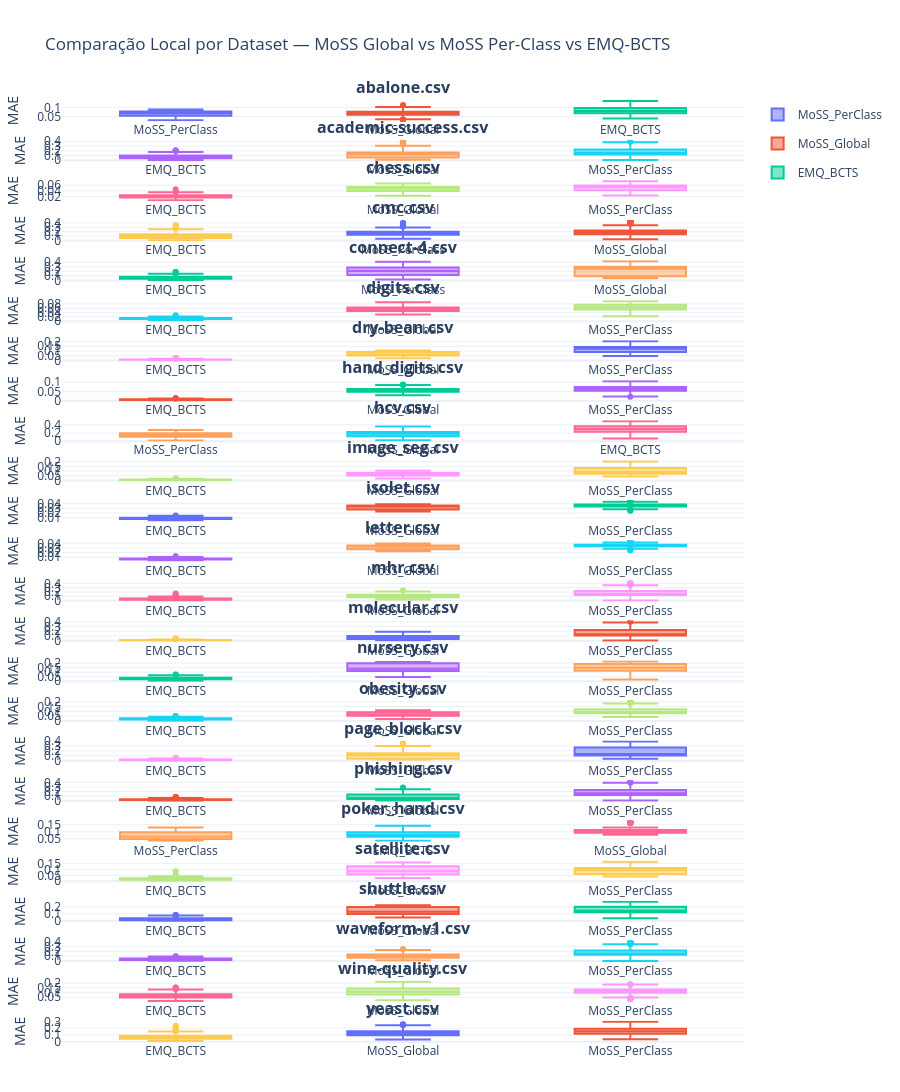

Write notebook code for a chart like this one.
### Code cell
import pandas as pd
import plotly.graph_objects as go
from plotly.subplots import make_subplots
import os

# ============================================================
# 1. Carregar os dados
# ============================================================

CSV_GLOBAL = os.path.join("..", "exp_011", "m_30_bcts.csv")
CSV_PERCLASS = "m_30_bcts_perclass.csv"

df_global = pd.read_csv(CSV_GLOBAL)
df_perclass = pd.read_csv(CSV_PERCLASS)

# ============================================================
# 2. Normalizar nomes dos modelos
# ============================================================

df_global = df_global.copy()
df_global["modelo"] = df_global["modelo"].apply(
    lambda x: "MoSS_Global" if x.startswith("MoSS_") else x
)

df_perclass = df_perclass.copy()
df_perclass["modelo"] = df_perclass["modelo"].apply(
    lambda x: "MoSS_PerClass" if x.startswith("MoSS_") else x
)

# ============================================================
# 3. Manter EMQ_BCTS apenas uma vez
# ============================================================

df_emq = df_global[df_global["modelo"] == "EMQ_BCTS"]

df_global = df_global[df_global["modelo"] != "EMQ_BCTS"]
df_perclass = df_perclass[df_perclass["modelo"] != "EMQ_BCTS"]

# ============================================================
# 4. Concatenar tudo
# ============================================================

df = pd.concat(
    [df_global, df_perclass, df_emq],
    ignore_index=True
)

# ============================================================
# 5. CONTAGEM DE VITÓRIAS (GLOBAL vs PER-CLASS)
# ============================================================

wins = {"MoSS_Global": 0, "MoSS_PerClass": 0, "Empate": 0}

for ds in df["dataset"].unique():
    df_ds = df[df["dataset"] == ds]

    med_global = df_ds[df_ds["modelo"] == "MoSS_Global"]["erro"].median()
    med_percls = df_ds[df_ds["modelo"] == "MoSS_PerClass"]["erro"].median()

    if med_global < med_percls:
        wins["MoSS_Global"] += 1
    elif med_percls < med_global:
        wins["MoSS_PerClass"] += 1
    else:
        wins["Empate"] += 1

wins_df = pd.DataFrame.from_dict(
    wins, orient="index", columns=["Vitórias"]
)

# ============================================================
# 6. RANKING FINAL (GLOBAL × PER-CLASS × EMQ)
# ============================================================

ranking = (
    df.groupby("modelo")["erro"]
    .median()
    .sort_values()
    .reset_index()
)

ranking.columns = ["Modelo", "Mediana MAE"]

# ============================================================
# 7. Plotagem (igual ao seu)
# ============================================================

datasets = df["dataset"].unique()
n_datasets = len(datasets)

fig = make_subplots(
    rows=n_datasets,
    cols=1,
    subplot_titles=[f"<b>{ds}</b>" for ds in datasets],
    vertical_spacing=0.02
)

for i, ds in enumerate(datasets, start=1):
    df_ds = df[df["dataset"] == ds].copy()

    ordem_local = (
        df_ds.groupby("modelo")["erro"]
        .median()
        .sort_values()
        .index
        .tolist()
    )

    for modelo in ordem_local:
        df_mod = df_ds[df_ds["modelo"] == modelo]

        fig.add_trace(
            go.Box(
                y=df_mod["erro"],
                name=modelo,
                boxpoints="outliers",
                legendgroup=modelo,
                showlegend=(i == 1)
            ),
            row=i,
            col=1
        )

# ============================================================
# 8. Estética final
# ============================================================

fig.update_layout(
    height=n_datasets * 400,
    template="plotly_white",
    title_text="Comparação Local por Dataset — MoSS Global vs MoSS Per-Class vs EMQ-BCTS",
    margin=dict(t=100, b=50, l=50, r=50),
    showlegend=True
)

fig.update_yaxes(title_text="MAE")
fig.update_xaxes(showgrid=False)

fig.write_html("comparacao_global_vs_perclass.html")
fig.show()

# ============================================================
# 9. RELATÓRIO FINAL (texto + tabelas)
# ============================================================

print("\n🏆 CONTAGEM DE VITÓRIAS (por dataset)")
print(wins_df)

print("\n📊 RANKING FINAL (mediana global do MAE)")
print(ranking)

### Figure 1 — Plotly figure (JSON) as saved in the notebook; plotly's stock layout.template omitted (floating-point values rounded to 4 significant figures; data arrays with more than 128 entries replaced by an {"elided": "..."} marker saying what was removed)
{"data": [{"boxpoints": "outliers", "legendgroup": "MoSS_PerClass", "name": "MoSS_PerClass", "showlegend": true, "type": "box", "xaxis": "x", "y": {"elided": "300 float values"}, "yaxis": "y"}, {"boxpoints": "outliers", "legendgroup": "MoSS_Global", "name": "MoSS_Global", "showlegend": true, "type": "box", "xaxis": "x", "y": {"elided": "300 float values"}, "yaxis": "y"}, {"boxpoints": "outliers", "legendgroup": "EMQ_BCTS", "name": "EMQ_BCTS", "showlegend": true, "type": "box", "xaxis": "x", "y": {"elided": "300 float values"}, "yaxis": "y"}, {"boxpoints": "outliers", "legendgroup": "EMQ_BCTS", "name": "EMQ_BCTS", "showlegend": false, "type": "box", "xaxis": "x2", "y": {"elided": "300 float values"}, "yaxis": "y2"}, {"boxpoints": "outliers", "legendgroup": "MoSS_Global", "name": "MoSS_Global", "showlegend": false, "type": "box", "xaxis": "x2", "y": {"elided": "300 float values"}, "yaxis": "y2"}, {"boxpoints": "outliers", "legendgroup": "MoSS_PerClass", "name": "MoSS_PerClass", "showlegend": false, "type": "box", "xaxis": "x2", "y": {"elided": "300 float values"}, "yaxis": "y2"}, {"boxpoints": "outliers", "legendgroup": "EMQ_BCTS", "name": "EMQ_BCTS", "showlegend": false, "type": "box", "xaxis": "x3", "y": {"elided": "300 float values"}, "yaxis": "y3"}, {"boxpoints": "outliers", "legendgroup": "MoSS_Global", "name": "MoSS_Global", "showlegend": false, "type": "box", "xaxis": "x3", "y": {"elided": "300 float values"}, "yaxis": "y3"}, {"boxpoints": "outliers", "legendgroup": "MoSS_PerClass", "name": "MoSS_PerClass", "showlegend": false, "type": "box", "xaxis": "x3", "y": {"elided": "300 float values"}, "yaxis": "y3"}, {"boxpoints": "outliers", "legendgroup": "EMQ_BCTS", "name": "EMQ_BCTS", "showlegend": false, "type": "box", "xaxis": "x4", "y": {"elided": "300 float values"}, "yaxis": "y4"}, {"boxpoints": "outliers", "legendgroup": "MoSS_PerClass", "name": "MoSS_PerClass", "showlegend": false, "type": "box", "xaxis": "x4", "y": {"elided": "300 float values"}, "yaxis": "y4"}, {"boxpoints": "outliers", "legendgroup": "MoSS_Global", "name": "MoSS_Global", "showlegend": false, "type": "box", "xaxis": "x4", "y": {"elided": "300 float values"}, "yaxis": "y4"}, {"boxpoints": "outliers", "legendgroup": "EMQ_BCTS", "name": "EMQ_BCTS", "showlegend": false, "type": "box", "xaxis": "x5", "y": {"elided": "300 float values"}, "yaxis": "y5"}, {"boxpoints": "outliers", "legendgroup": "MoSS_PerClass", "name": "MoSS_PerClass", "showlegend": false, "type": "box", "xaxis": "x5", "y": {"elided": "300 float values"}, "yaxis": "y5"}, {"boxpoints": "outliers", "legendgroup": "MoSS_Global", "name": "MoSS_Global", "showlegend": false, "type": "box", "xaxis": "x5", "y": {"elided": "300 float values"}, "yaxis": "y5"}, {"boxpoints": "outliers", "legendgroup": "EMQ_BCTS", "name": "EMQ_BCTS", "showlegend": false, "type": "box", "xaxis": "x6", "y": {"elided": "300 float values"}, "yaxis": "y6"}, {"boxpoints": "outliers", "legendgroup": "MoSS_Global", "name": "MoSS_Global", "showlegend": false, "type": "box", "xaxis": "x6", "y": {"elided": "300 float values"}, "yaxis": "y6"}, {"boxpoints": "outliers", "legendgroup": "MoSS_PerClass", "name": "MoSS_PerClass", "showlegend": false, "type": "box", "xaxis": "x6", "y": {"elided": "300 float values"}, "yaxis": "y6"}, {"boxpoints": "outliers", "legendgroup": "EMQ_BCTS", "name": "EMQ_BCTS", "showlegend": false, "type": "box", "xaxis": "x7", "y": {"elided": "300 float values"}, "yaxis": "y7"}, {"boxpoints": "outliers", "legendgroup": "MoSS_Global", "name": "MoSS_Global", "showlegend": false, "type": "box", "xaxis": "x7", "y": {"elided": "300 float values"}, "yaxis": "y7"}, {"boxpoints": "outliers", "legendgroup": "MoSS_PerClass", "name": "MoSS_PerClass", "showlegend": false, "type": "box", "xaxis": "x7", "y": {"elided": "300 float values"}, "yaxis": "y7"}, {"boxpoints": "outliers", "legendgroup": "EMQ_BCTS", "name": "EMQ_BCTS", "showlegend": false, "type": "box", "xaxis": "x8", "y": {"elided": "300 float values"}, "yaxis": "y8"}, {"boxpoints": "outliers", "legendgroup": "MoSS_Global", "name": "MoSS_Global", "showlegend": false, "type": "box", "xaxis": "x8", "y": {"elided": "300 float values"}, "yaxis": "y8"}, {"boxpoints": "outliers", "legendgroup": "MoSS_PerClass", "name": "MoSS_PerClass", "showlegend": false, "type": "box", "xaxis": "x8", "y": {"elided": "300 float values"}, "yaxis": "y8"}, {"boxpoints": "outliers", "legendgroup": "MoSS_PerClass", "name": "MoSS_PerClass", "showlegend": false, "type": "box", "xaxis": "x9", "y": {"elided": "300 float values"}, "yaxis": "y9"}, {"boxpoints": "outliers", "legendgroup": "MoSS_Global", "name": "MoSS_Global", "showlegend": false, "type": "box", "xaxis": "x9", "y": {"elided": "300 float values"}, "yaxis": "y9"}, {"boxpoints": "outliers", "legendgroup": "EMQ_BCTS", "name": "EMQ_BCTS", "showlegend": false, "type": "box", "xaxis": "x9", "y": {"elided": "300 float values"}, "yaxis": "y9"}, {"boxpoints": "outliers", "legendgroup": "EMQ_BCTS", "name": "EMQ_BCTS", "showlegend": false, "type": "box", "xaxis": "x10", "y": {"elided": "300 float values"}, "yaxis": "y10"}, {"boxpoints": "outliers", "legendgroup": "MoSS_Global", "name": "MoSS_Global", "showlegend": false, "type": "box", "xaxis": "x10", "y": {"elided": "300 float values"}, "yaxis": "y10"}, {"boxpoints": "outliers", "legendgroup": "MoSS_PerClass", "name": "MoSS_PerClass", "showlegend": false, "type": "box", "xaxis": "x10", "y": {"elided": "300 float values"}, "yaxis": "y10"}, {"boxpoints": "outliers", "legendgroup": "EMQ_BCTS", "name": "EMQ_BCTS", "showlegend": false, "type": "box", "xaxis": "x11", "y": {"elided": "300 float values"}, "yaxis": "y11"}, {"boxpoints": "outliers", "legendgroup": "MoSS_Global", "name": "MoSS_Global", "showlegend": false, "type": "box", "xaxis": "x11", "y": {"elided": "300 float values"}, "yaxis": "y11"}, {"boxpoints": "outliers", "legendgroup": "MoSS_PerClass", "name": "MoSS_PerClass", "showlegend": false, "type": "box", "xaxis": "x11", "y": {"elided": "300 float values"}, "yaxis": "y11"}, {"boxpoints": "outliers", "legendgroup": "EMQ_BCTS", "name": "EMQ_BCTS", "showlegend": false, "type": "box", "xaxis": "x12", "y": {"elided": "300 float values"}, "yaxis": "y12"}, {"boxpoints": "outliers", "legendgroup": "MoSS_Global", "name": "MoSS_Global", "showlegend": false, "type": "box", "xaxis": "x12", "y": {"elided": "300 float values"}, "yaxis": "y12"}, {"boxpoints": "outliers", "legendgroup": "MoSS_PerClass", "name": "MoSS_PerClass", "showlegend": false, "type": "box", "xaxis": "x12", "y": {"elided": "300 float values"}, "yaxis": "y12"}, {"boxpoints": "outliers", "legendgroup": "EMQ_BCTS", "name": "EMQ_BCTS", "showlegend": false, "type": "box", "xaxis": "x13", "y": {"elided": "300 float values"}, "yaxis": "y13"}, {"boxpoints": "outliers", "legendgroup": "MoSS_Global", "name": "MoSS_Global", "showlegend": false, "type": "box", "xaxis": "x13", "y": {"elided": "300 float values"}, "yaxis": "y13"}, {"boxpoints": "outliers", "legendgroup": "MoSS_PerClass", "name": "MoSS_PerClass", "showlegend": false, "type": "box", "xaxis": "x13", "y": {"elided": "300 float values"}, "yaxis": "y13"}, {"boxpoints": "outliers", "legendgroup": "EMQ_BCTS", "name": "EMQ_BCTS", "showlegend": false, "type": "box", "xaxis": "x14", "y": {"elided": "300 float values"}, "yaxis": "y14"}, {"boxpoints": "outliers", "legendgroup": "MoSS_Global", "name": "MoSS_Global", "showlegend": false, "type": "box", "xaxis": "x14", "y": {"elided": "300 float values"}, "yaxis": "y14"}, {"boxpoints": "outliers", "legendgroup": "MoSS_PerClass", "name": "MoSS_PerClass", "showlegend": false, "type": "box", "xaxis": "x14", "y": {"elided": "300 float values"}, "yaxis": "y14"}, {"boxpoints": "outliers", "legendgroup": "EMQ_BCTS", "name": "EMQ_BCTS", "showlegend": false, "type": "box", "xaxis": "x15", "y": {"elided": "300 float values"}, "yaxis": "y15"}, {"boxpoints": "outliers", "legendgroup": "MoSS_Global", "name": "MoSS_Global", "showlegend": false, "type": "box", "xaxis": "x15", "y": {"elided": "300 float values"}, "yaxis": "y15"}, {"boxpoints": "outliers", "legendgroup": "MoSS_PerClass", "name": "MoSS_PerClass", "showlegend": false, "type": "box", "xaxis": "x15", "y": {"elided": "300 float values"}, "yaxis": "y15"}, {"boxpoints": "outliers", "legendgroup": "EMQ_BCTS", "name": "EMQ_BCTS", "showlegend": false, "type": "box", "xaxis": "x16", "y": {"elided": "300 float values"}, "yaxis": "y16"}, {"boxpoints": "outliers", "legendgroup": "MoSS_Global", "name": "MoSS_Global", "showlegend": false, "type": "box", "xaxis": "x16", "y": {"elided": "300 float values"}, "yaxis": "y16"}, {"boxpoints": "outliers", "legendgroup": "MoSS_PerClass", "name": "MoSS_PerClass", "showlegend": false, "type": "box", "xaxis": "x16", "y": {"elided": "300 float values"}, "yaxis": "y16"}, {"boxpoints": "outliers", "legendgroup": "EMQ_BCTS", "name": "EMQ_BCTS", "showlegend": false, "type": "box", "xaxis": "x17", "y": {"elided": "300 float values"}, "yaxis": "y17"}, {"boxpoints": "outliers", "legendgroup": "MoSS_Global", "name": "MoSS_Global", "showlegend": false, "type": "box", "xaxis": "x17", "y": {"elided": "300 float values"}, "yaxis": "y17"}, {"boxpoints": "outliers", "legendgroup": "MoSS_PerClass", "name": "MoSS_PerClass", "showlegend": false, "type": "box", "xaxis": "x17", "y": {"elided": "300 float values"}, "yaxis": "y17"}, {"boxpoints": "outliers", "legendgroup": "EMQ_BCTS", "name": "EMQ_BCTS", "showlegend": false, "type": "box", "xaxis": "x18", "y": {"elided": "300 float values"}, "yaxis": "y18"}, {"boxpoints": "outliers", "legendgroup": "MoSS_Global", "name": "MoSS_Global", "showlegend": false, "type": "box", "xaxis": "x18", "y": {"elided": "300 float values"}, "yaxis": "y18"}, {"boxpoints": "outliers", "legendgroup": "MoSS_PerClass", "name": "MoSS_PerClass", "showlegend": false, "type": "box", "xaxis": "x18", "y": {"elided": "300 float values"}, "yaxis": "y18"}, {"boxpoints": "outliers", "legendgroup": "MoSS_PerClass", "name": "MoSS_PerClass", "showlegend": false, "type": "box", "xaxis": "x19", "y": {"elided": "300 float values"}, "yaxis": "y19"}, {"boxpoints": "outliers", "legendgroup": "EMQ_BCTS", "name": "EMQ_BCTS", "showlegend": false, "type": "box", "xaxis": "x19", "y": {"elided": "300 float values"}, "yaxis": "y19"}, {"boxpoints": "outliers", "legendgroup": "MoSS_Global", "name": "MoSS_Global", "showlegend": false, "type": "box", "xaxis": "x19", "y": {"elided": "300 float values"}, "yaxis": "y19"}, {"boxpoints": "outliers", "legendgroup": "EMQ_BCTS", "name": "EMQ_BCTS", "showlegend": false, "type": "box", "xaxis": "x20", "y": {"elided": "300 float values"}, "yaxis": "y20"}, {"boxpoints": "outliers", "legendgroup": "MoSS_Global", "name": "MoSS_Global", "showlegend": false, "type": "box", "xaxis": "x20", "y": {"elided": "300 float values"}, "yaxis": "y20"}, {"boxpoints": "outliers", "legendgroup": "MoSS_PerClass", "name": "MoSS_PerClass", "showlegend": false, "type": "box", "xaxis": "x20", "y": {"elided": "300 float values"}, "yaxis": "y20"}, {"boxpoints": "outliers", "legendgroup": "EMQ_BCTS", "name": "EMQ_BCTS", "showlegend": false, "type": "box", "xaxis": "x21", "y": {"elided": "300 float values"}, "yaxis": "y21"}, {"boxpoints": "outliers", "legendgroup": "MoSS_Global", "name": "MoSS_Global", "showlegend": false, "type": "box", "xaxis": "x21", "y": {"elided": "300 float values"}, "yaxis": "y21"}, {"boxpoints": "outliers", "legendgroup": "MoSS_PerClass", "name": "MoSS_PerClass", "showlegend": false, "type": "box", "xaxis": "x21", "y": {"elided": "300 float values"}, "yaxis": "y21"}, {"boxpoints": "outliers", "legendgroup": "EMQ_BCTS", "name": "EMQ_BCTS", "showlegend": false, "type": "box", "xaxis": "x22", "y": {"elided": "300 float values"}, "yaxis": "y22"}, {"boxpoints": "outliers", "legendgroup": "MoSS_Global", "name": "MoSS_Global", "showlegend": false, "type": "box", "xaxis": "x22", "y": {"elided": "300 float values"}, "yaxis": "y22"}, {"boxpoints": "outliers", "legendgroup": "MoSS_PerClass", "name": "MoSS_PerClass", "showlegend": false, "type": "box", "xaxis": "x22", "y": {"elided": "300 float values"}, "yaxis": "y22"}, {"boxpoints": "outliers", "legendgroup": "EMQ_BCTS", "name": "EMQ_BCTS", "showlegend": false, "type": "box", "xaxis": "x23", "y": {"elided": "300 float values"}, "yaxis": "y23"}, {"boxpoints": "outliers", "legendgroup": "MoSS_Global", "name": "MoSS_Global", "showlegend": false, "type": "box", "xaxis": "x23", "y": {"elided": "300 float values"}, "yaxis": "y23"}, {"boxpoints": "outliers", "legendgroup": "MoSS_PerClass", "name": "MoSS_PerClass", "showlegend": false, "type": "box", "xaxis": "x23", "y": {"elided": "300 float values"}, "yaxis": "y23"}, {"boxpoints": "outliers", "legendgroup": "EMQ_BCTS", "name": "EMQ_BCTS", "showlegend": false, "type": "box", "xaxis": "x24", "y": {"elided": "300 float values"}, "yaxis": "y24"}, {"boxpoints": "outliers", "legendgroup": "MoSS_Global", "name": "MoSS_Global", "showlegend": false, "type": "box", "xaxis": "x24", "y": {"elided": "300 float values"}, "yaxis": "y24"}, {"boxpoints": "outliers", "legendgroup": "MoSS_PerClass", "name": "MoSS_PerClass", "showlegend": false, "type": "box", "xaxis": "x24", "y": {"elided": "300 float values"}, "yaxis": "y24"}], "layout": {"annotations": [{"font": {"size": 16}, "showarrow": false, "text": "<b>abalone.csv</b>", "x": 0.5, "xanchor": "center", "xref": "paper", "y": 1, "yanchor": "bottom", "yref": "paper"}, {"font": {"size": 16}, "showarrow": false, "text": "<b>academic-success.csv</b>", "x": 0.5, "xanchor": "center", "xref": "paper", "y": 0.9575, "yanchor": "bottom", "yref": "paper"}, {"font": {"size": 16}, "showarrow": false, "text": "<b>chess.csv</b>", "x": 0.5, "xanchor": "center", "xref": "paper", "y": 0.915, "yanchor": "bottom", "yref": "paper"}, {"font": {"size": 16}, "showarrow": false, "text": "<b>cmc.csv</b>", "x": 0.5, "xanchor": "center", "xref": "paper", "y": 0.8725, "yanchor": "bottom", "yref": "paper"}, {"font": {"size": 16}, "showarrow": false, "text": "<b>connect-4.csv</b>", "x": 0.5, "xanchor": "center", "xref": "paper", "y": 0.83, "yanchor": "bottom", "yref": "paper"}, {"font": {"size": 16}, "showarrow": false, "text": "<b>digits.csv</b>", "x": 0.5, "xanchor": "center", "xref": "paper", "y": 0.7875, "yanchor": "bottom", "yref": "paper"}, {"font": {"size": 16}, "showarrow": false, "text": "<b>dry-bean.csv</b>", "x": 0.5, "xanchor": "center", "xref": "paper", "y": 0.745, "yanchor": "bottom", "yref": "paper"}, {"font": {"size": 16}, "showarrow": false, "text": "<b>hand_digits.csv</b>", "x": 0.5, "xanchor": "center", "xref": "paper", "y": 0.7025, "yanchor": "bottom", "yref": "paper"}, {"font": {"size": 16}, "showarrow": false, "text": "<b>hcv.csv</b>", "x": 0.5, "xanchor": "center", "xref": "paper", "y": 0.66, "yanchor": "bottom", "yref": "paper"}, {"font": {"size": 16}, "showarrow": false, "text": "<b>image_seg.csv</b>", "x": 0.5, "xanchor": "center", "xref": "paper", "y": 0.6175, "yanchor": "bottom", "yref": "paper"}, {"font": {"size": 16}, "showarrow": false, "text": "<b>isolet.csv</b>", "x": 0.5, "xanchor": "center", "xref": "paper", "y": 0.575, "yanchor": "bottom", "yref": "paper"}, {"font": {"size": 16}, "showarrow": false, "text": "<b>letter.csv</b>", "x": 0.5, "xanchor": "center", "xref": "paper", "y": 0.5325, "yanchor": "bottom", "yref": "paper"}, {"font": {"size": 16}, "showarrow": false, "text": "<b>mhr.csv</b>", "x": 0.5, "xanchor": "center", "xref": "paper", "y": 0.49, "yanchor": "bottom", "yref": "paper"}, {"font": {"size": 16}, "showarrow": false, "text": "<b>molecular.csv</b>", "x": 0.5, "xanchor": "center", "xref": "paper", "y": 0.4475, "yanchor": "bottom", "yref": "paper"}, {"font": {"size": 16}, "showarrow": false, "text": "<b>nursery.csv</b>", "x": 0.5, "xanchor": "center", "xref": "paper", "y": 0.405, "yanchor": "bottom", "yref": "paper"}, {"font": {"size": 16}, "showarrow": false, "text": "<b>obesity.csv</b>", "x": 0.5, "xanchor": "center", "xref": "paper", "y": 0.3625, "yanchor": "bottom", "yref": "paper"}, {"font": {"size": 16}, "showarrow": false, "text": "<b>page_block.csv</b>", "x": 0.5, "xanchor": "center", "xref": "paper", "y": 0.32, "yanchor": "bottom", "yref": "paper"}, {"font": {"size": 16}, "showarrow": false, "text": "<b>phishing.csv</b>", "x": 0.5, "xanchor": "center", "xref": "paper", "y": 0.2775, "yanchor": "bottom", "yref": "paper"}, {"font": {"size": 16}, "showarrow": false, "text": "<b>poker_hand.csv</b>", "x": 0.5, "xanchor": "center", "xref": "paper", "y": 0.235, "yanchor": "bottom", "yref": "paper"}, {"font": {"size": 16}, "showarrow": false, "text": "<b>satellite.csv</b>", "x": 0.5, "xanchor": "center", "xref": "paper", "y": 0.1925, "yanchor": "bottom", "yref": "paper"}, {"font": {"size": 16}, "showarrow": false, "text": "<b>shuttle.csv</b>", "x": 0.5, "xanchor": "center", "xref": "paper", "y": 0.15, "yanchor": "bottom", "yref": "paper"}, {"font": {"size": 16}, "showarrow": false, "text": "<b>waveform-v1.csv</b>", "x": 0.5, "xanchor": "center", "xref": "paper", "y": 0.1075, "yanchor": "bottom", "yref": "paper"}, {"font": {"size": 16}, "showarrow": false, "text": "<b>wine-quality.csv</b>", "x": 0.5, "xanchor": "center", "xref": "paper", "y": 0.065, "yanchor": "bottom", "yref": "paper"}, {"font": {"size": 16}, "showarrow": false, "text": "<b>yeast.csv</b>", "x": 0.5, "xanchor": "center", "xref": "paper", "y": 0.0225, "yanchor": "bottom", "yref": "paper"}], "height": 9600, "margin": {"b": 50, "l": 50, "r": 50, "t": 100}, "showlegend": true, "title": {"text": "Comparação Local por Dataset — MoSS Global vs MoSS Per-Class vs EMQ-BCTS"}, "xaxis": {"anchor": "y", "domain": [0, 1], "showgrid": false}, "xaxis10": {"anchor": "y10", "domain": [0, 1], "showgrid": false}, "xaxis11": {"anchor": "y11", "domain": [0, 1], "showgrid": false}, "xaxis12": {"anchor": "y12", "domain": [0, 1], "showgrid": false}, "xaxis13": {"anchor": "y13", "domain": [0, 1], "showgrid": false}, "xaxis14": {"anchor": "y14", "domain": [0, 1], "showgrid": false}, "xaxis15": {"anchor": "y15", "domain": [0, 1], "showgrid": false}, "xaxis16": {"anchor": "y16", "domain": [0, 1], "showgrid": false}, "xaxis17": {"anchor": "y17", "domain": [0, 1], "showgrid": false}, "xaxis18": {"anchor": "y18", "domain": [0, 1], "showgrid": false}, "xaxis19": {"anchor": "y19", "domain": [0, 1], "showgrid": false}, "xaxis2": {"anchor": "y2", "domain": [0, 1], "showgrid": false}, "xaxis20": {"anchor": "y20", "domain": [0, 1], "showgrid": false}, "xaxis21": {"anchor": "y21", "domain": [0, 1], "showgrid": false}, "xaxis22": {"anchor": "y22", "domain": [0, 1], "showgrid": false}, "xaxis23": {"anchor": "y23", "domain": [0, 1], "showgrid": false}, "xaxis24": {"anchor": "y24", "domain": [0, 1], "showgrid": false}, "xaxis3": {"anchor": "y3", "domain": [0, 1], "showgrid": false}, "xaxis4": {"anchor": "y4", "domain": [0, 1], "showgrid": false}, "xaxis5": {"anchor": "y5", "domain": [0, 1], "showgrid": false}, "xaxis6": {"anchor": "y6", "domain": [0, 1], "showgrid": false}, "xaxis7": {"anchor": "y7", "domain": [0, 1], "showgrid": false}, "xaxis8": {"anchor": "y8", "domain": [0, 1], "showgrid": false}, "xaxis9": {"anchor": "y9", "domain": [0, 1], "showgrid": false}, "yaxis": {"anchor": "x", "domain": [0.9775, 1], "title": {"text": "MAE"}}, "yaxis10": {"anchor": "x10", "domain": [0.595, 0.6175], "title": {"text": "MAE"}}, "yaxis11": {"anchor": "x11", "domain": [0.5525, 0.575], "title": {"text": "MAE"}}, "yaxis12": {"anchor": "x12", "domain": [0.51, 0.5325], "title": {"text": "MAE"}}, "yaxis13": {"anchor": "x13", "domain": [0.4675, 0.49], "title": {"text": "MAE"}}, "yaxis14": {"anchor": "x14", "domain": [0.425, 0.4475], "title": {"text": "MAE"}}, "yaxis15": {"anchor": "x15", "domain": [0.3825, 0.405], "title": {"text": "MAE"}}, "yaxis16": {"anchor": "x16", "domain": [0.34, 0.3625], "title": {"text": "MAE"}}, "yaxis17": {"anchor": "x17", "domain": [0.2975, 0.32], "title": {"text": "MAE"}}, "yaxis18": {"anchor": "x18", "domain": [0.255, 0.2775], "title": {"text": "MAE"}}, "yaxis19": {"anchor": "x19", "domain": [0.2125, 0.235], "title": {"text": "MAE"}}, "yaxis2": {"anchor": "x2", "domain": [0.935, 0.9575], "title": {"text": "MAE"}}, "yaxis20": {"anchor": "x20", "domain": [0.17, 0.1925], "title": {"text": "MAE"}}, "yaxis21": {"anchor": "x21", "domain": [0.1275, 0.15], "title": {"text": "MAE"}}, "yaxis22": {"anchor": "x22", "domain": [0.085, 0.1075], "title": {"text": "MAE"}}, "yaxis23": {"anchor": "x23", "domain": [0.0425, 0.065], "title": {"text": "MAE"}}, "yaxis24": {"anchor": "x24", "domain": [0, 0.0225], "title": {"text": "MAE"}}, "yaxis3": {"anchor": "x3", "domain": [0.8925, 0.915], "title": {"text": "MAE"}}, "yaxis4": {"anchor": "x4", "domain": [0.85, 0.8725], "title": {"text": "MAE"}}, "yaxis5": {"anchor": "x5", "domain": [0.8075, 0.83], "title": {"text": "MAE"}}, "yaxis6": {"anchor": "x6", "domain": [0.765, 0.7875], "title": {"text": "MAE"}}, "yaxis7": {"anchor": "x7", "domain": [0.7225, 0.745], "title": {"text": "MAE"}}, "yaxis8": {"anchor": "x8", "domain": [0.68, 0.7025], "title": {"text": "MAE"}}, "yaxis9": {"anchor": "x9", "domain": [0.6375, 0.66], "title": {"text": "MAE"}}}}
